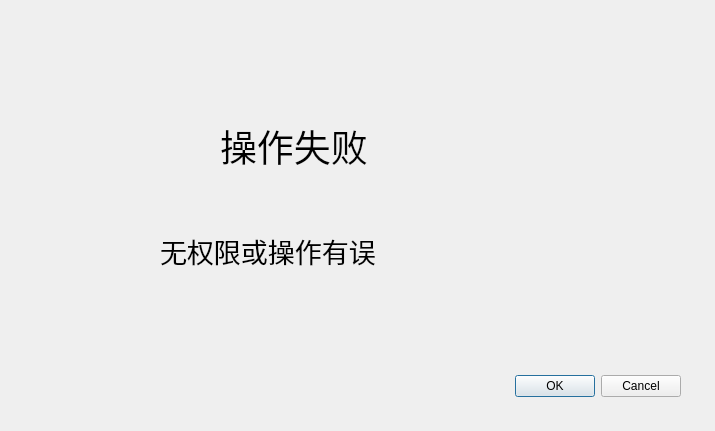
<?xml version="1.0" encoding="UTF-8"?>
<ui version="4.0">
 <class>Dialog</class>
 <widget class="QDialog" name="Dialog">
  <property name="geometry">
   <rect>
    <x>0</x>
    <y>0</y>
    <width>715</width>
    <height>431</height>
   </rect>
  </property>
  <property name="windowTitle">
   <string>Dialog</string>
  </property>
  <widget class="QDialogButtonBox" name="buttonBox">
   <property name="geometry">
    <rect>
     <x>340</x>
     <y>370</y>
     <width>341</width>
     <height>32</height>
    </rect>
   </property>
   <property name="orientation">
    <enum>Qt::Horizontal</enum>
   </property>
   <property name="standardButtons">
    <set>QDialogButtonBox::Cancel|QDialogButtonBox::Ok</set>
   </property>
  </widget>
  <widget class="QLabel" name="label">
   <property name="geometry">
    <rect>
     <x>220</x>
     <y>110</y>
     <width>291</width>
     <height>71</height>
    </rect>
   </property>
   <property name="font">
    <font>
     <pointsize>28</pointsize>
    </font>
   </property>
   <property name="text">
    <string>操作失败</string>
   </property>
  </widget>
  <widget class="QLabel" name="label_2">
   <property name="geometry">
    <rect>
     <x>160</x>
     <y>220</y>
     <width>381</width>
     <height>61</height>
    </rect>
   </property>
   <property name="font">
    <font>
     <pointsize>20</pointsize>
    </font>
   </property>
   <property name="text">
    <string>无权限或操作有误</string>
   </property>
  </widget>
 </widget>
 <resources/>
 <connections>
  <connection>
   <sender>buttonBox</sender>
   <signal>accepted()</signal>
   <receiver>Dialog</receiver>
   <slot>accept()</slot>
   <hints>
    <hint type="sourcelabel">
     <x>248</x>
     <y>254</y>
    </hint>
    <hint type="destinationlabel">
     <x>157</x>
     <y>274</y>
    </hint>
   </hints>
  </connection>
  <connection>
   <sender>buttonBox</sender>
   <signal>rejected()</signal>
   <receiver>Dialog</receiver>
   <slot>reject()</slot>
   <hints>
    <hint type="sourcelabel">
     <x>316</x>
     <y>260</y>
    </hint>
    <hint type="destinationlabel">
     <x>286</x>
     <y>274</y>
    </hint>
   </hints>
  </connection>
 </connections>
</ui>
